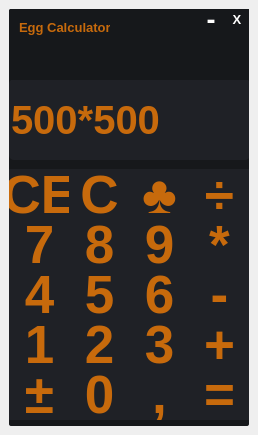
<?xml version="1.0" encoding="UTF-8"?>
<ui version="4.0">
 <class>MainWindow</class>
 <widget class="QMainWindow" name="MainWindow">
  <property name="geometry">
   <rect>
    <x>0</x>
    <y>0</y>
    <width>258</width>
    <height>435</height>
   </rect>
  </property>
  <property name="windowTitle">
   <string>MainWindow</string>
  </property>
  <widget class="QWidget" name="centralwidget">
   <layout class="QVBoxLayout" name="verticalLayout">
    <item>
     <widget class="QFrame" name="frame">
      <property name="enabled">
       <bool>true</bool>
      </property>
      <property name="styleSheet">
       <string notr="true">QFrame{
background-color: rgb(22, 24, 27);
border-radius:2px;
}</string>
      </property>
      <property name="frameShape">
       <enum>QFrame::StyledPanel</enum>
      </property>
      <property name="frameShadow">
       <enum>QFrame::Raised</enum>
      </property>
      <widget class="QLineEdit" name="Tableboard">
       <property name="geometry">
        <rect>
         <x>0</x>
         <y>70</y>
         <width>241</width>
         <height>81</height>
        </rect>
       </property>
       <property name="styleSheet">
        <string notr="true">QLineEdit{
border-radius:5px;
background-color: rgb(31, 33, 38);
}
QWidget{
font-family: Segoe UI;
font-size:30pt;
font-weight:bold;
color: rgb(199, 106, 12);
}
</string>
       </property>
       <property name="text">
        <string>500*500</string>
       </property>
       <property name="readOnly">
        <bool>true</bool>
       </property>
      </widget>
      <widget class="QPushButton" name="Num8">
       <property name="geometry">
        <rect>
         <x>60</x>
         <y>210</y>
         <width>61</width>
         <height>51</height>
        </rect>
       </property>
       <property name="styleSheet">
        <string notr="true">QPushButton{
background-color: rgb(31, 33, 38);
border-radius:1px;
}
QWidget{
font-family: Segoe UI;
font-size:40pt;
font-weight:bold;
color: rgb(199, 106, 12);
}
QPushButton:hover{
background-color: rgb(22, 24, 27);
}</string>
       </property>
       <property name="text">
        <string>8</string>
       </property>
      </widget>
      <widget class="QPushButton" name="Num7">
       <property name="geometry">
        <rect>
         <x>0</x>
         <y>210</y>
         <width>61</width>
         <height>51</height>
        </rect>
       </property>
       <property name="font">
        <font>
         <family>Segoe UI</family>
         <pointsize>40</pointsize>
         <weight>75</weight>
         <bold>true</bold>
        </font>
       </property>
       <property name="styleSheet">
        <string notr="true">QPushButton{
background-color: rgb(31, 33, 38);
border-radius:1px;
}
QWidget{
font-family: Segoe UI;
font-size:40pt;
font-weight:bold;
color: rgb(199, 106, 12);
}
QPushButton:hover{
background-color: rgb(22, 24, 27);
}</string>
       </property>
       <property name="text">
        <string>7</string>
       </property>
      </widget>
      <widget class="QPushButton" name="Multiply">
       <property name="geometry">
        <rect>
         <x>180</x>
         <y>210</y>
         <width>61</width>
         <height>51</height>
        </rect>
       </property>
       <property name="styleSheet">
        <string notr="true">QPushButton{
background-color: rgb(31, 33, 38);
border-radius:1px;
}
QWidget{
font-family: Segoe UI;
font-size:40pt;
font-weight:bold;
color: rgb(199, 106, 12);
}
QPushButton:hover{
background-color: rgb(22, 24, 27);
}</string>
       </property>
       <property name="text">
        <string>*</string>
       </property>
      </widget>
      <widget class="QPushButton" name="Num9">
       <property name="geometry">
        <rect>
         <x>120</x>
         <y>210</y>
         <width>61</width>
         <height>51</height>
        </rect>
       </property>
       <property name="styleSheet">
        <string notr="true">QPushButton{
background-color: rgb(31, 33, 38);
border-radius:1px;
}
QWidget{
font-family: Segoe UI;
font-size:40pt;
font-weight:bold;
color: rgb(199, 106, 12);
}
QPushButton:hover{
background-color: rgb(22, 24, 27);
}</string>
       </property>
       <property name="text">
        <string>9</string>
       </property>
      </widget>
      <widget class="QPushButton" name="Delete">
       <property name="geometry">
        <rect>
         <x>120</x>
         <y>160</y>
         <width>61</width>
         <height>51</height>
        </rect>
       </property>
       <property name="styleSheet">
        <string notr="true">QPushButton{
background-color: rgb(31, 33, 38);
border-radius:1px;
}
QWidget{
font-family: Segoe UI;
font-size:40pt;
font-weight:bold;
color: rgb(199, 106, 12);
}
QPushButton:hover{
background-color: rgb(22, 24, 27);
}</string>
       </property>
       <property name="text">
        <string>♣</string>
       </property>
      </widget>
      <widget class="QPushButton" name="Devise">
       <property name="geometry">
        <rect>
         <x>180</x>
         <y>160</y>
         <width>61</width>
         <height>51</height>
        </rect>
       </property>
       <property name="styleSheet">
        <string notr="true">QPushButton{
background-color: rgb(31, 33, 38);
border-radius:1px;
}
QWidget{
font-family: Segoe UI;
font-size:40pt;
font-weight:bold;
color: rgb(199, 106, 12);
}
QPushButton:hover{
background-color: rgb(22, 24, 27);
}</string>
       </property>
       <property name="text">
        <string>÷</string>
       </property>
      </widget>
      <widget class="QPushButton" name="CE">
       <property name="geometry">
        <rect>
         <x>0</x>
         <y>160</y>
         <width>61</width>
         <height>51</height>
        </rect>
       </property>
       <property name="styleSheet">
        <string notr="true">QPushButton{
background-color: rgb(31, 33, 38);
border-radius:1px;
}
QWidget{
font-family: Segoe UI;
font-size:40pt;
font-weight:bold;
color: rgb(199, 106, 12);
}
QPushButton:hover{
background-color: rgb(22, 24, 27);
}</string>
       </property>
       <property name="text">
        <string>CE</string>
       </property>
      </widget>
      <widget class="QPushButton" name="C">
       <property name="geometry">
        <rect>
         <x>60</x>
         <y>160</y>
         <width>61</width>
         <height>51</height>
        </rect>
       </property>
       <property name="styleSheet">
        <string notr="true">QPushButton{
background-color: rgb(31, 33, 38);
border-radius:1px;
}
QWidget{
font-family: Segoe UI;
font-size:40pt;
font-weight:bold;
color: rgb(199, 106, 12);
}
QPushButton:hover{
background-color: rgb(22, 24, 27);
}</string>
       </property>
       <property name="text">
        <string>C</string>
       </property>
      </widget>
      <widget class="QPushButton" name="Num3">
       <property name="geometry">
        <rect>
         <x>120</x>
         <y>310</y>
         <width>61</width>
         <height>51</height>
        </rect>
       </property>
       <property name="styleSheet">
        <string notr="true">QPushButton{
background-color: rgb(31, 33, 38);
border-radius:1px;
}
QWidget{
font-family: Segoe UI;
font-size:40pt;
font-weight:bold;
color: rgb(199, 106, 12);
}
QPushButton:hover{
background-color: rgb(22, 24, 27);
}</string>
       </property>
       <property name="text">
        <string>3</string>
       </property>
      </widget>
      <widget class="QPushButton" name="Addition">
       <property name="geometry">
        <rect>
         <x>180</x>
         <y>310</y>
         <width>61</width>
         <height>51</height>
        </rect>
       </property>
       <property name="styleSheet">
        <string notr="true">QPushButton{
background-color: rgb(31, 33, 38);
border-radius:1px;
}
QWidget{
font-family: Segoe UI;
font-size:40pt;
font-weight:bold;
color: rgb(199, 106, 12);
}
QPushButton:hover{
background-color: rgb(22, 24, 27);
}</string>
       </property>
       <property name="text">
        <string>+</string>
       </property>
      </widget>
      <widget class="QPushButton" name="Num1">
       <property name="geometry">
        <rect>
         <x>0</x>
         <y>310</y>
         <width>61</width>
         <height>51</height>
        </rect>
       </property>
       <property name="styleSheet">
        <string notr="true">QPushButton{
background-color: rgb(31, 33, 38);
border-radius:1px;
}
QWidget{
font-family: Segoe UI;
font-size:40pt;
font-weight:bold;
color: rgb(199, 106, 12);
}
QPushButton:hover{
background-color: rgb(22, 24, 27);
}</string>
       </property>
       <property name="text">
        <string>1</string>
       </property>
      </widget>
      <widget class="QPushButton" name="Minus">
       <property name="geometry">
        <rect>
         <x>180</x>
         <y>260</y>
         <width>61</width>
         <height>51</height>
        </rect>
       </property>
       <property name="styleSheet">
        <string notr="true">QPushButton{
background-color: rgb(31, 33, 38);
border-radius:1px;
}
QWidget{
font-family: Segoe UI;
font-size:40pt;
font-weight:bold;
color: rgb(199, 106, 12);
}
QPushButton:hover{
background-color: rgb(22, 24, 27);
}</string>
       </property>
       <property name="text">
        <string>-</string>
       </property>
      </widget>
      <widget class="QPushButton" name="Num4">
       <property name="geometry">
        <rect>
         <x>0</x>
         <y>260</y>
         <width>61</width>
         <height>51</height>
        </rect>
       </property>
       <property name="styleSheet">
        <string notr="true">QPushButton{
background-color: rgb(31, 33, 38);
border-radius:1px;
}
QWidget{
font-family: Segoe UI;
font-size:40pt;
font-weight:bold;
color: rgb(199, 106, 12);
}
QPushButton:hover{
background-color: rgb(22, 24, 27);
}</string>
       </property>
       <property name="text">
        <string>4</string>
       </property>
      </widget>
      <widget class="QPushButton" name="Num2">
       <property name="geometry">
        <rect>
         <x>60</x>
         <y>310</y>
         <width>61</width>
         <height>51</height>
        </rect>
       </property>
       <property name="styleSheet">
        <string notr="true">QPushButton{
background-color: rgb(31, 33, 38);
border-radius:1px;
}
QWidget{
font-family: Segoe UI;
font-size:40pt;
font-weight:bold;
color: rgb(199, 106, 12);
}
QPushButton:hover{
background-color: rgb(22, 24, 27);
}</string>
       </property>
       <property name="text">
        <string>2</string>
       </property>
      </widget>
      <widget class="QPushButton" name="Num6">
       <property name="geometry">
        <rect>
         <x>120</x>
         <y>260</y>
         <width>61</width>
         <height>51</height>
        </rect>
       </property>
       <property name="styleSheet">
        <string notr="true">QPushButton{
background-color: rgb(31, 33, 38);
border-radius:1px;
}
QWidget{
font-family: Segoe UI;
font-size:40pt;
font-weight:bold;
color: rgb(199, 106, 12);
}
QPushButton:hover{
background-color: rgb(22, 24, 27);
}</string>
       </property>
       <property name="text">
        <string>6</string>
       </property>
      </widget>
      <widget class="QPushButton" name="Num5">
       <property name="geometry">
        <rect>
         <x>60</x>
         <y>260</y>
         <width>61</width>
         <height>51</height>
        </rect>
       </property>
       <property name="styleSheet">
        <string notr="true">QPushButton{
background-color: rgb(31, 33, 38);
border-radius:1px;
}
QWidget{
font-family: Segoe UI;
font-size:40pt;
font-weight:bold;
color: rgb(199, 106, 12);
}
QPushButton:hover{
background-color: rgb(22, 24, 27);
}</string>
       </property>
       <property name="text">
        <string>5</string>
       </property>
      </widget>
      <widget class="QPushButton" name="Negate">
       <property name="geometry">
        <rect>
         <x>0</x>
         <y>360</y>
         <width>61</width>
         <height>51</height>
        </rect>
       </property>
       <property name="styleSheet">
        <string notr="true">QPushButton{
background-color: rgb(31, 33, 38);
border-radius:1px;
}
QWidget{
font-family: Segoe UI;
font-size:40pt;
font-weight:bold;
color: rgb(199, 106, 12);
}
QPushButton:hover{
background-color: rgb(22, 24, 27);
}</string>
       </property>
       <property name="text">
        <string>±</string>
       </property>
      </widget>
      <widget class="QPushButton" name="Commas">
       <property name="enabled">
        <bool>true</bool>
       </property>
       <property name="geometry">
        <rect>
         <x>120</x>
         <y>360</y>
         <width>61</width>
         <height>51</height>
        </rect>
       </property>
       <property name="cursor">
        <cursorShape>ArrowCursor</cursorShape>
       </property>
       <property name="layoutDirection">
        <enum>Qt::LeftToRight</enum>
       </property>
       <property name="autoFillBackground">
        <bool>false</bool>
       </property>
       <property name="styleSheet">
        <string notr="true">QPushButton{
background-color: rgb(31, 33, 38);
border-radius:1px;
}
QWidget{
font-family: Segoe UI;
font-size:40pt;
font-weight:bold;
color: rgb(199, 106, 12);
}
QPushButton:hover{
background-color: rgb(22, 24, 27);
}</string>
       </property>
       <property name="text">
        <string>,</string>
       </property>
       <property name="autoDefault">
        <bool>false</bool>
       </property>
      </widget>
      <widget class="QPushButton" name="Num0">
       <property name="geometry">
        <rect>
         <x>60</x>
         <y>360</y>
         <width>61</width>
         <height>51</height>
        </rect>
       </property>
       <property name="styleSheet">
        <string notr="true">QPushButton{
background-color: rgb(31, 33, 38);
border-radius:1px;
}
QWidget{
font-family: Segoe UI;
font-size:40pt;
font-weight:bold;
color: rgb(199, 106, 12);
}
QPushButton:hover{
background-color: rgb(22, 24, 27);
}</string>
       </property>
       <property name="text">
        <string>0</string>
       </property>
      </widget>
      <widget class="QPushButton" name="Equal">
       <property name="geometry">
        <rect>
         <x>180</x>
         <y>360</y>
         <width>61</width>
         <height>51</height>
        </rect>
       </property>
       <property name="styleSheet">
        <string notr="true">QPushButton{
background-color: rgb(31, 33, 38);
border-radius:1px;
}
QWidget{
font-family: Segoe UI;
font-size:40pt;
font-weight:bold;
color: rgb(199, 106, 12);
}
QPushButton:hover{
background-color: rgb(22, 24, 27);
}</string>
       </property>
       <property name="text">
        <string>=</string>
       </property>
      </widget>
      <widget class="QFrame" name="frame_2">
       <property name="geometry">
        <rect>
         <x>0</x>
         <y>0</y>
         <width>241</width>
         <height>71</height>
        </rect>
       </property>
       <property name="frameShape">
        <enum>QFrame::StyledPanel</enum>
       </property>
       <property name="frameShadow">
        <enum>QFrame::Raised</enum>
       </property>
       <widget class="QLabel" name="label">
        <property name="geometry">
         <rect>
          <x>10</x>
          <y>10</y>
          <width>91</width>
          <height>16</height>
         </rect>
        </property>
        <property name="font">
         <font>
          <family>Segoe UI</family>
          <pointsize>10</pointsize>
          <weight>75</weight>
          <bold>true</bold>
         </font>
        </property>
        <property name="styleSheet">
         <string notr="true">QWidget{
color: rgb(199, 106, 12);
}</string>
        </property>
        <property name="text">
         <string>Egg Calculator</string>
        </property>
       </widget>
       <widget class="QPushButton" name="Close">
        <property name="enabled">
         <bool>true</bool>
        </property>
        <property name="geometry">
         <rect>
          <x>216</x>
          <y>0</y>
          <width>24</width>
          <height>21</height>
         </rect>
        </property>
        <property name="font">
         <font>
          <family>Segoe UI</family>
          <pointsize>10</pointsize>
          <weight>75</weight>
          <bold>true</bold>
         </font>
        </property>
        <property name="toolTip">
         <string>&lt;html&gt;&lt;head/&gt;&lt;body&gt;&lt;p&gt;X&lt;/p&gt;&lt;/body&gt;&lt;/html&gt;</string>
        </property>
        <property name="styleSheet">
         <string notr="true">QPushButton{
border-radius:1px;
background-color: rgb(22, 24, 27);
}
QPushButton:hover{
background-color: rgb(232, 39, 21);
}
QWidget{
font-family: Segoe UI;
font-size:10pt;
font-weight:bold;
	color: rgb(255, 255, 255);
}
</string>
        </property>
        <property name="text">
         <string>X</string>
        </property>
       </widget>
       <widget class="QPushButton" name="Close_3">
        <property name="enabled">
         <bool>true</bool>
        </property>
        <property name="geometry">
         <rect>
          <x>190</x>
          <y>0</y>
          <width>24</width>
          <height>21</height>
         </rect>
        </property>
        <property name="font">
         <font>
          <family>Segoe UI</family>
          <pointsize>20</pointsize>
          <weight>75</weight>
          <bold>true</bold>
         </font>
        </property>
        <property name="toolTip">
         <string>&lt;html&gt;&lt;head/&gt;&lt;body&gt;&lt;p&gt;X&lt;/p&gt;&lt;/body&gt;&lt;/html&gt;</string>
        </property>
        <property name="styleSheet">
         <string notr="true">QPushButton{
border-radius:1px;
background-color: rgb(22, 24, 27);
}
QPushButton:hover{
background-color: rgb(31, 33, 38);
}
QWidget{
font-family: Segoe UI;
font-size:20pt;
font-weight:bold;
	color: rgb(255, 255, 255);
}
</string>
        </property>
        <property name="text">
         <string>-</string>
        </property>
       </widget>
      </widget>
     </widget>
    </item>
   </layout>
  </widget>
 </widget>
 <resources/>
 <connections/>
</ui>
